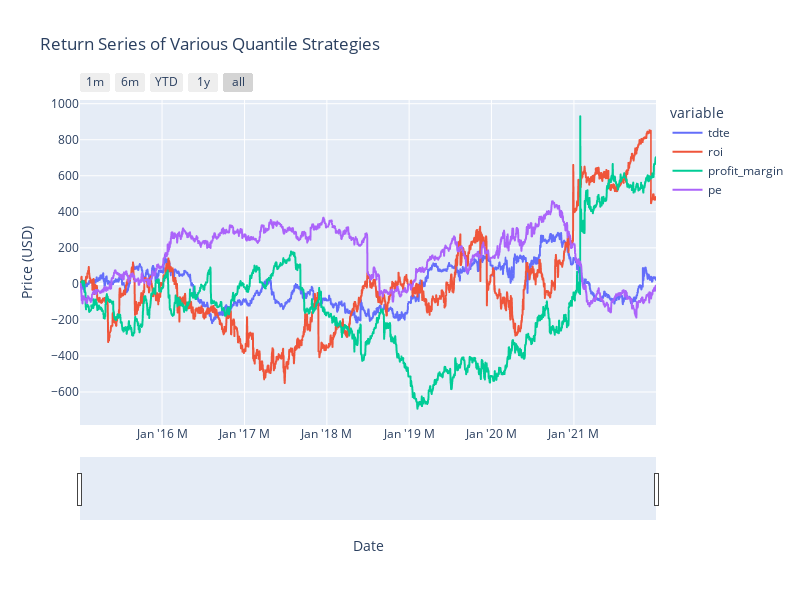

The notebook cell this image was saved under:
### Code cell
px_plot(
    strat_results,
    title='Return Series of Various Quantile Strategies',
    labels={
        'value': 'Price (USD)',
        'dt': 'Date',
    },
)

### Figure 1 — Plotly figure (JSON) as saved in the notebook; plotly's stock layout.template omitted (floating-point values rounded to 4 significant figures; data arrays with more than 128 entries replaced by an {"elided": "..."} marker saying what was removed)
{"data": [{"hovertemplate": "variable=tdte<br>Date=%{x|%B %d, %Y}<br>Price (USD)=%{y}<extra></extra>", "legendgroup": "tdte", "line": {"color": "#636efa", "dash": "solid"}, "marker": {"symbol": "circle"}, "mode": "lines", "name": "tdte", "showlegend": true, "type": "scattergl", "x": {"elided": "2550 str values"}, "xaxis": "x", "y": {"elided": "2550 float values"}, "yaxis": "y"}, {"hovertemplate": "variable=roi<br>Date=%{x|%B %d, %Y}<br>Price (USD)=%{y}<extra></extra>", "legendgroup": "roi", "line": {"color": "#EF553B", "dash": "solid"}, "marker": {"symbol": "circle"}, "mode": "lines", "name": "roi", "showlegend": true, "type": "scattergl", "x": {"elided": "2550 str values"}, "xaxis": "x", "y": {"elided": "2550 float values"}, "yaxis": "y"}, {"hovertemplate": "variable=profit_margin<br>Date=%{x|%B %d, %Y}<br>Price (USD)=%{y}<extra></extra>", "legendgroup": "profit_margin", "line": {"color": "#00cc96", "dash": "solid"}, "marker": {"symbol": "circle"}, "mode": "lines", "name": "profit_margin", "showlegend": true, "type": "scattergl", "x": {"elided": "2550 str values"}, "xaxis": "x", "y": {"elided": "2550 float values"}, "yaxis": "y"}, {"hovertemplate": "variable=pe<br>Date=%{x|%B %d, %Y}<br>Price (USD)=%{y}<extra></extra>", "legendgroup": "pe", "line": {"color": "#ab63fa", "dash": "solid"}, "marker": {"symbol": "circle"}, "mode": "lines", "name": "pe", "showlegend": true, "type": "scattergl", "x": {"elided": "2550 str values"}, "xaxis": "x", "y": {"elided": "2550 float values"}, "yaxis": "y"}], "layout": {"height": 600, "legend": {"title": {"text": "variable"}, "tracegroupgap": 0}, "title": {"text": "Return Series of Various Quantile Strategies"}, "width": 800, "xaxis": {"anchor": "y", "autorange": true, "domain": [0, 1], "range": ["2015-01-02", "2021-12-31"], "rangeselector": {"buttons": [{"count": 1, "label": "1m", "step": "month", "stepmode": "backward"}, {"count": 6, "label": "6m", "step": "month", "stepmode": "backward"}, {"count": 1, "label": "YTD", "step": "year", "stepmode": "todate"}, {"count": 1, "label": "1y", "step": "year", "stepmode": "backward"}, {"step": "all"}]}, "rangeslider": {"autorange": true, "range": ["2015-01-02", "2021-12-31"], "visible": true, "yaxis": {"_template": null, "rangemode": "match"}}, "tickformatstops": [{"dtickrange": [null, 1000], "value": "%H:%M:%S.%L ms"}, {"dtickrange": [1000, 60000], "value": "%H:%M:%S s"}, {"dtickrange": [60000, 3600000], "value": "%H:%M m"}, {"dtickrange": [3600000, 86400000], "value": "%H:%M h"}, {"dtickrange": [86400000, 604800000], "value": "%e. %b d"}, {"dtickrange": [604800000, "M1"], "value": "%e. %b w"}, {"dtickrange": ["M1", "M12"], "value": "%b '%y M"}, {"dtickrange": ["M12", null], "value": "%Y Y"}], "title": {"text": "Date"}, "type": "date"}, "yaxis": {"anchor": "x", "autorange": true, "domain": [0, 1], "range": [-783.1, 1021.0], "title": {"text": "Price (USD)"}, "type": "linear"}}}
